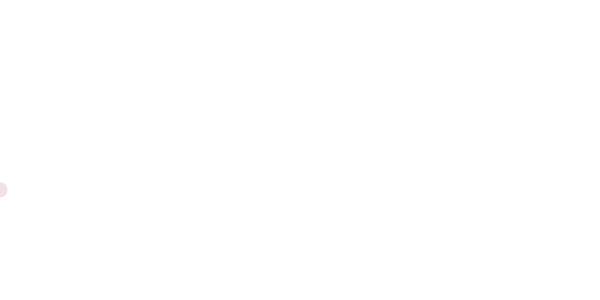
Frame 1 (no input)
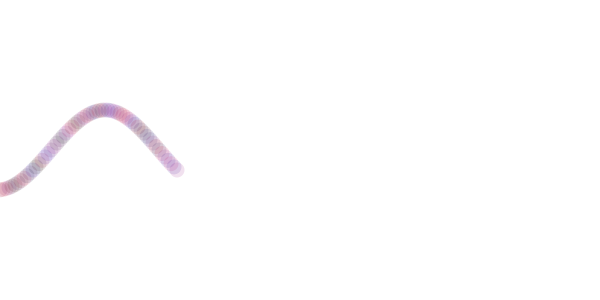
Frame 60 (the mouse pressed at the canvas centre just before this capture)
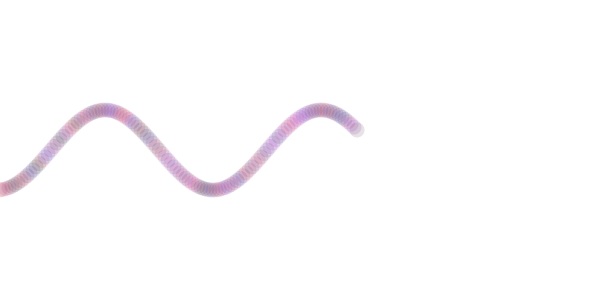
Frame 120 (the mouse held since frame 60 and released just before this capture)

The Processing sketch that drew these frames (run headless with seeded random() and noise(); from frame 60 on, the mouse is pressed at the canvas centre):

// Processing sketch: processing_70312
// ── processing_70312.pde

int rad = 40;
int x = 0;
float angle = 0;
boolean Yspeed = true;
boolean Xspeed = true;


void setup() {
  size(600, 300);
  background(255);
}


void draw() {
  //background(255);

  angle += radians(5);
  float y = height/2 + cos(angle) * rad;
  noStroke();
  smooth();
  fill(random(200), 0, random(180), 30);
  ellipse(x, y, 15, 15);
  
  if(Yspeed){
    
  y+=3;
  
  } else {
    
  y-=3;
  
  }
  
  if(Xspeed){
    
  x+=3;
  
  } else {
    
  x-=3;
  
  }
  
  if( x >= width){
    
  Xspeed = false;
  
  }
  
  if(x <= 7){
    
  Xspeed = true;
  
  }
    
  
  
}
